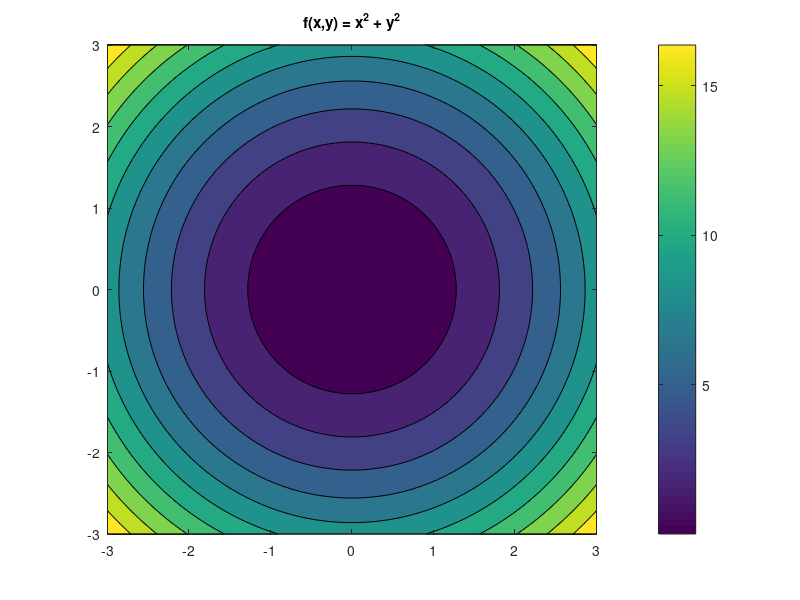
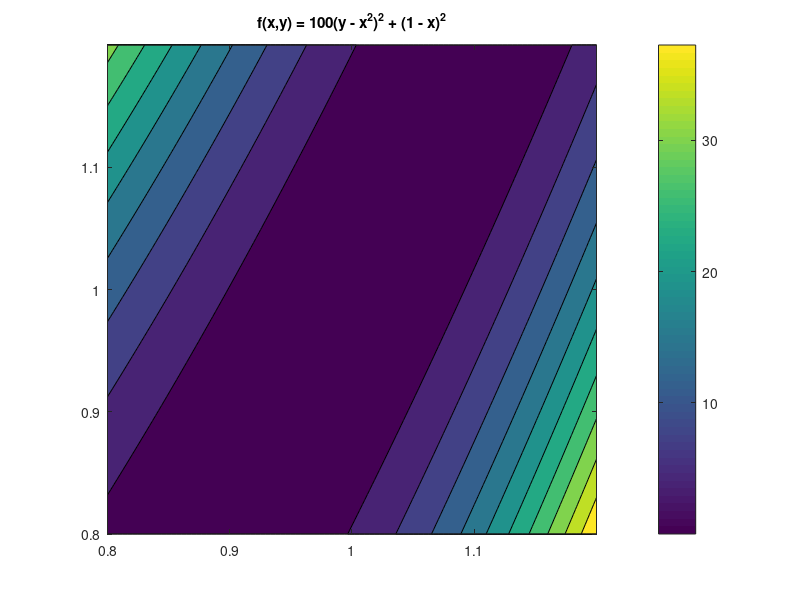

Source code (MATLAB) for these figures, in order:
% Configurable limits
limit = 3;
n = 100; % resolution

[x, y] = meshgrid(linspace(-limit, limit, n), linspace(-limit, limit, n));

% -------- Function 1 --------
f1 = x.^2 + y.^2;

figure;
contourf(x, y, f1, 10); % 30 contour levels (modifiable)
colorbar;
axis equal;
title('f(x,y) = x^2 + y^2');

exportgraphics(gcf, 'fun1.png', 'Resolution', 300);

% -------- Function 2 (Rosenbrock) --------

[x, y] = meshgrid(linspace(0.8, 1.2, n), linspace(0.8, 1.2, n));
f2 = 100*(y - x.^2).^2 + (1 - x).^2;

figure;
contourf(x, y, f2, 10);
colorbar;
axis equal;
title('f(x,y) = 100(y - x^2)^2 + (1 - x)^2');

exportgraphics(gcf, 'fun2.png', 'Resolution', 300);
